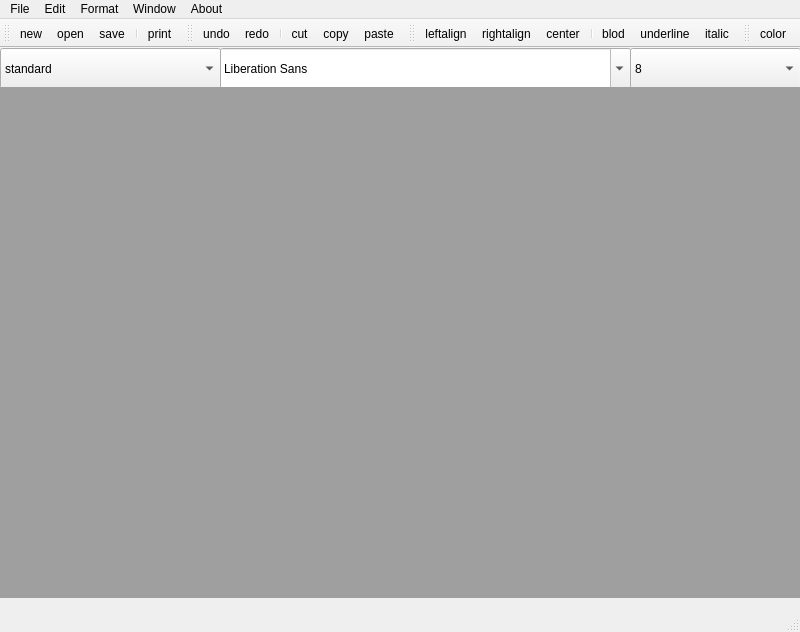
<?xml version="1.0" encoding="UTF-8"?>
<ui version="4.0">
 <class>MainWindow</class>
 <widget class="QMainWindow" name="MainWindow">
  <property name="geometry">
   <rect>
    <x>0</x>
    <y>0</y>
    <width>800</width>
    <height>632</height>
   </rect>
  </property>
  <property name="windowTitle">
   <string>MainWindow</string>
  </property>
  <widget class="QWidget" name="centralwidget">
   <widget class="QComboBox" name="ComboBox">
    <property name="geometry">
     <rect>
      <x>0</x>
      <y>0</y>
      <width>221</width>
      <height>41</height>
     </rect>
    </property>
    <item>
     <property name="text">
      <string>standard</string>
     </property>
    </item>
    <item>
     <property name="text">
      <string>bullet（•）</string>
     </property>
    </item>
    <item>
     <property name="text">
      <string>bullet（○）</string>
     </property>
    </item>
    <item>
     <property name="text">
      <string>bullet（◼）</string>
     </property>
    </item>
    <item>
     <property name="text">
      <string>number（1.2.3.）</string>
     </property>
    </item>
    <item>
     <property name="text">
      <string>number（a.b.c.)</string>
     </property>
    </item>
    <item>
     <property name="text">
      <string>number（A.B.C.）</string>
     </property>
    </item>
    <item>
     <property name="text">
      <string>number（i.ii.iii.）</string>
     </property>
    </item>
    <item>
     <property name="text">
      <string>number（I.II.III.）</string>
     </property>
    </item>
   </widget>
   <widget class="QFontComboBox" name="fontComboBox">
    <property name="geometry">
     <rect>
      <x>220</x>
      <y>0</y>
      <width>411</width>
      <height>41</height>
     </rect>
    </property>
   </widget>
   <widget class="QComboBox" name="sizeComboBox">
    <property name="geometry">
     <rect>
      <x>630</x>
      <y>0</y>
      <width>171</width>
      <height>41</height>
     </rect>
    </property>
    <item>
     <property name="text">
      <string>8</string>
     </property>
    </item>
    <item>
     <property name="text">
      <string>9</string>
     </property>
    </item>
    <item>
     <property name="text">
      <string>10</string>
     </property>
    </item>
    <item>
     <property name="text">
      <string>11</string>
     </property>
    </item>
    <item>
     <property name="text">
      <string>12</string>
     </property>
    </item>
    <item>
     <property name="text">
      <string>13</string>
     </property>
    </item>
    <item>
     <property name="text">
      <string>14</string>
     </property>
    </item>
    <item>
     <property name="text">
      <string>15</string>
     </property>
    </item>
    <item>
     <property name="text">
      <string>16</string>
     </property>
    </item>
    <item>
     <property name="text">
      <string>17</string>
     </property>
    </item>
    <item>
     <property name="text">
      <string>18</string>
     </property>
    </item>
    <item>
     <property name="text">
      <string>19</string>
     </property>
    </item>
    <item>
     <property name="text">
      <string>20</string>
     </property>
    </item>
   </widget>
   <widget class="QMdiArea" name="mdiArea">
    <property name="geometry">
     <rect>
      <x>-1</x>
      <y>39</y>
      <width>801</width>
      <height>511</height>
     </rect>
    </property>
    <property name="maximumSize">
     <size>
      <width>801</width>
      <height>511</height>
     </size>
    </property>
    <property name="layoutDirection">
     <enum>Qt::LeftToRight</enum>
    </property>
    <property name="frameShape">
     <enum>QFrame::NoFrame</enum>
    </property>
    <property name="frameShadow">
     <enum>QFrame::Plain</enum>
    </property>
    <property name="viewMode">
     <enum>QMdiArea::SubWindowView</enum>
    </property>
    <property name="tabsClosable">
     <bool>false</bool>
    </property>
    <property name="tabShape">
     <enum>QTabWidget::Rounded</enum>
    </property>
    <property name="tabPosition">
     <enum>QTabWidget::North</enum>
    </property>
   </widget>
  </widget>
  <widget class="QMenuBar" name="menubar">
   <property name="geometry">
    <rect>
     <x>0</x>
     <y>0</y>
     <width>800</width>
     <height>21</height>
    </rect>
   </property>
   <widget class="QMenu" name="menu">
    <property name="title">
     <string>File</string>
    </property>
    <addaction name="actionnew"/>
    <addaction name="actionopen"/>
    <addaction name="separator"/>
    <addaction name="actionsave"/>
    <addaction name="actionsaveas"/>
    <addaction name="separator"/>
    <addaction name="actionprint"/>
    <addaction name="actionexit"/>
   </widget>
   <widget class="QMenu" name="menu_2">
    <property name="title">
     <string>Edit</string>
    </property>
    <addaction name="actionback"/>
    <addaction name="actionfront"/>
    <addaction name="separator"/>
    <addaction name="actioncut"/>
    <addaction name="actioncopy"/>
    <addaction name="actionpaste"/>
   </widget>
   <widget class="QMenu" name="menu_3">
    <property name="title">
     <string>Format</string>
    </property>
    <addaction name="actionleft"/>
    <addaction name="actionright"/>
    <addaction name="actionst"/>
    <addaction name="separator"/>
    <addaction name="actionb"/>
    <addaction name="actionu"/>
    <addaction name="actioni"/>
    <addaction name="separator"/>
    <addaction name="actionc"/>
   </widget>
   <widget class="QMenu" name="menu_4">
    <property name="title">
     <string>About</string>
    </property>
    <addaction name="actionabout"/>
    <addaction name="actionaboutQt5"/>
   </widget>
   <widget class="QMenu" name="menu_5">
    <property name="title">
     <string>Window</string>
    </property>
    <addaction name="actionclose"/>
    <addaction name="actioncloseall"/>
    <addaction name="separator"/>
    <addaction name="actionpingpu"/>
    <addaction name="actioncengdie"/>
    <addaction name="separator"/>
    <addaction name="actionnext"/>
    <addaction name="actionpre"/>
    <addaction name="separator"/>
   </widget>
   <addaction name="menu"/>
   <addaction name="menu_2"/>
   <addaction name="menu_3"/>
   <addaction name="menu_5"/>
   <addaction name="menu_4"/>
  </widget>
  <widget class="QStatusBar" name="statusBar"/>
  <widget class="QToolBar" name="toolBar">
   <property name="windowTitle">
    <string>toolBar</string>
   </property>
   <attribute name="toolBarArea">
    <enum>TopToolBarArea</enum>
   </attribute>
   <attribute name="toolBarBreak">
    <bool>false</bool>
   </attribute>
   <addaction name="actionnew"/>
   <addaction name="actionopen"/>
   <addaction name="actionsave"/>
   <addaction name="separator"/>
   <addaction name="actionprint"/>
  </widget>
  <widget class="QToolBar" name="toolBar_2">
   <property name="windowTitle">
    <string>toolBar_2</string>
   </property>
   <attribute name="toolBarArea">
    <enum>TopToolBarArea</enum>
   </attribute>
   <attribute name="toolBarBreak">
    <bool>false</bool>
   </attribute>
   <addaction name="actionback"/>
   <addaction name="actionfront"/>
   <addaction name="separator"/>
   <addaction name="actioncut"/>
   <addaction name="actioncopy"/>
   <addaction name="actionpaste"/>
  </widget>
  <widget class="QToolBar" name="toolBar_3">
   <property name="windowTitle">
    <string>toolBar_3</string>
   </property>
   <attribute name="toolBarArea">
    <enum>TopToolBarArea</enum>
   </attribute>
   <attribute name="toolBarBreak">
    <bool>false</bool>
   </attribute>
   <addaction name="actionleft"/>
   <addaction name="actionright"/>
   <addaction name="actionst"/>
   <addaction name="separator"/>
   <addaction name="actionb"/>
   <addaction name="actionu"/>
   <addaction name="actioni"/>
  </widget>
  <widget class="QToolBar" name="toolBar_4">
   <property name="windowTitle">
    <string>toolBar_4</string>
   </property>
   <attribute name="toolBarArea">
    <enum>TopToolBarArea</enum>
   </attribute>
   <attribute name="toolBarBreak">
    <bool>false</bool>
   </attribute>
   <addaction name="actionc"/>
  </widget>
  <action name="actionprint">
   <property name="icon">
    <iconset>
     <normaloff>../icos/print.png</normaloff>../icos/print.png</iconset>
   </property>
   <property name="text">
    <string>print</string>
   </property>
   <property name="toolTip">
    <string>print(P)</string>
   </property>
   <property name="shortcut">
    <string>Ctrl+P</string>
   </property>
  </action>
  <action name="actionexit">
   <property name="text">
    <string>exti</string>
   </property>
  </action>
  <action name="actionback">
   <property name="icon">
    <iconset>
     <normaloff>../icos/back.png</normaloff>../icos/back.png</iconset>
   </property>
   <property name="text">
    <string>undo</string>
   </property>
   <property name="toolTip">
    <string>undo(Z)</string>
   </property>
   <property name="shortcut">
    <string>Ctrl+Z</string>
   </property>
  </action>
  <action name="actionnew">
   <property name="icon">
    <iconset>
     <normaloff>../icos/new.png</normaloff>../icos/new.png</iconset>
   </property>
   <property name="text">
    <string>new</string>
   </property>
   <property name="toolTip">
    <string>new(N)</string>
   </property>
   <property name="shortcut">
    <string>Ctrl+N</string>
   </property>
  </action>
  <action name="actionopen">
   <property name="icon">
    <iconset>
     <normaloff>../icos/open.png</normaloff>../icos/open.png</iconset>
   </property>
   <property name="text">
    <string>open</string>
   </property>
   <property name="toolTip">
    <string>open(O)</string>
   </property>
   <property name="shortcut">
    <string>Ctrl+O</string>
   </property>
  </action>
  <action name="actionsave">
   <property name="icon">
    <iconset>
     <normaloff>../icos/save.png</normaloff>../icos/save.png</iconset>
   </property>
   <property name="text">
    <string>save</string>
   </property>
   <property name="toolTip">
    <string>save(S)</string>
   </property>
   <property name="shortcut">
    <string>Ctrl+S</string>
   </property>
  </action>
  <action name="actionfront">
   <property name="icon">
    <iconset>
     <normalon>../icos/front.png</normalon>
    </iconset>
   </property>
   <property name="text">
    <string>redo</string>
   </property>
   <property name="toolTip">
    <string>redo(Y)</string>
   </property>
   <property name="shortcut">
    <string>Ctrl+Y</string>
   </property>
  </action>
  <action name="actioncopy">
   <property name="icon">
    <iconset>
     <normaloff>../icos/copy.png</normaloff>../icos/copy.png</iconset>
   </property>
   <property name="text">
    <string>copy</string>
   </property>
   <property name="toolTip">
    <string>copy(C)</string>
   </property>
   <property name="shortcut">
    <string>Ctrl+C</string>
   </property>
  </action>
  <action name="actioncut">
   <property name="icon">
    <iconset>
     <normaloff>../icos/cut.png</normaloff>../icos/cut.png</iconset>
   </property>
   <property name="text">
    <string>cut</string>
   </property>
   <property name="toolTip">
    <string>cut(X)</string>
   </property>
   <property name="shortcut">
    <string>Ctrl+X</string>
   </property>
  </action>
  <action name="actionpaste">
   <property name="icon">
    <iconset>
     <normaloff>../icos/paste.png</normaloff>../icos/paste.png</iconset>
   </property>
   <property name="text">
    <string>paste</string>
   </property>
   <property name="toolTip">
    <string>paste(V)</string>
   </property>
   <property name="shortcut">
    <string>Ctrl+V</string>
   </property>
  </action>
  <action name="actionleft">
   <property name="checkable">
    <bool>true</bool>
   </property>
   <property name="icon">
    <iconset>
     <normaloff>../icos/left.png</normaloff>../icos/left.png</iconset>
   </property>
   <property name="text">
    <string>leftalign</string>
   </property>
   <property name="shortcut">
    <string>Ctrl+L</string>
   </property>
  </action>
  <action name="actionright">
   <property name="checkable">
    <bool>true</bool>
   </property>
   <property name="icon">
    <iconset>
     <normaloff>../icos/right.png</normaloff>../icos/right.png</iconset>
   </property>
   <property name="text">
    <string>rightalign</string>
   </property>
   <property name="shortcut">
    <string>Ctrl+R</string>
   </property>
  </action>
  <action name="actionst">
   <property name="checkable">
    <bool>true</bool>
   </property>
   <property name="icon">
    <iconset>
     <normaloff>../icos/st.png</normaloff>../icos/st.png</iconset>
   </property>
   <property name="text">
    <string>center</string>
   </property>
   <property name="shortcut">
    <string>Ctrl+J</string>
   </property>
  </action>
  <action name="actionabout">
   <property name="text">
    <string>about</string>
   </property>
  </action>
  <action name="actionaboutQt5">
   <property name="text">
    <string>aboutQt5</string>
   </property>
  </action>
  <action name="actionsaveas">
   <property name="text">
    <string>saveas</string>
   </property>
  </action>
  <action name="actionu">
   <property name="checkable">
    <bool>true</bool>
   </property>
   <property name="icon">
    <iconset>
     <normaloff>../icos/U.png</normaloff>../icos/U.png</iconset>
   </property>
   <property name="text">
    <string>underline</string>
   </property>
   <property name="shortcut">
    <string>Ctrl+U</string>
   </property>
  </action>
  <action name="actionb">
   <property name="checkable">
    <bool>true</bool>
   </property>
   <property name="icon">
    <iconset>
     <normaloff>../icos/B.png</normaloff>../icos/B.png</iconset>
   </property>
   <property name="text">
    <string>blod</string>
   </property>
   <property name="shortcut">
    <string>Ctrl+B</string>
   </property>
  </action>
  <action name="actioni">
   <property name="checkable">
    <bool>true</bool>
   </property>
   <property name="icon">
    <iconset>
     <normaloff>../icos/I.png</normaloff>../icos/I.png</iconset>
   </property>
   <property name="text">
    <string>italic</string>
   </property>
   <property name="shortcut">
    <string>Ctrl+I</string>
   </property>
  </action>
  <action name="actionc">
   <property name="icon">
    <iconset>
     <normaloff>../icos/color.png</normaloff>../icos/color.png</iconset>
   </property>
   <property name="text">
    <string>color</string>
   </property>
  </action>
  <action name="actionclose">
   <property name="icon">
    <iconset>
     <normaloff>../icos/close.png</normaloff>../icos/close.png</iconset>
   </property>
   <property name="text">
    <string>close</string>
   </property>
  </action>
  <action name="actioncloseall">
   <property name="icon">
    <iconset>
     <normaloff>../icos/closeall.png</normaloff>../icos/closeall.png</iconset>
   </property>
   <property name="text">
    <string>closeall</string>
   </property>
  </action>
  <action name="actionpingpu">
   <property name="text">
    <string>tile</string>
   </property>
  </action>
  <action name="actioncengdie">
   <property name="text">
    <string>cascade</string>
   </property>
  </action>
  <action name="actionnext">
   <property name="text">
    <string>next</string>
   </property>
   <property name="shortcut">
    <string>Ctrl+Tab</string>
   </property>
  </action>
  <action name="actionpre">
   <property name="text">
    <string>previous</string>
   </property>
   <property name="shortcut">
    <string>Ctrl+Shift+Tab</string>
   </property>
  </action>
 </widget>
 <resources/>
 <connections/>
</ui>
